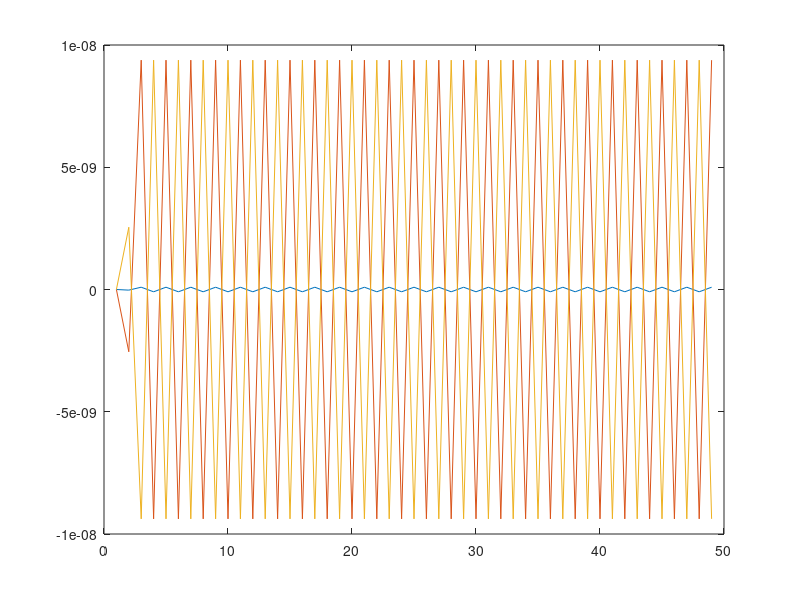
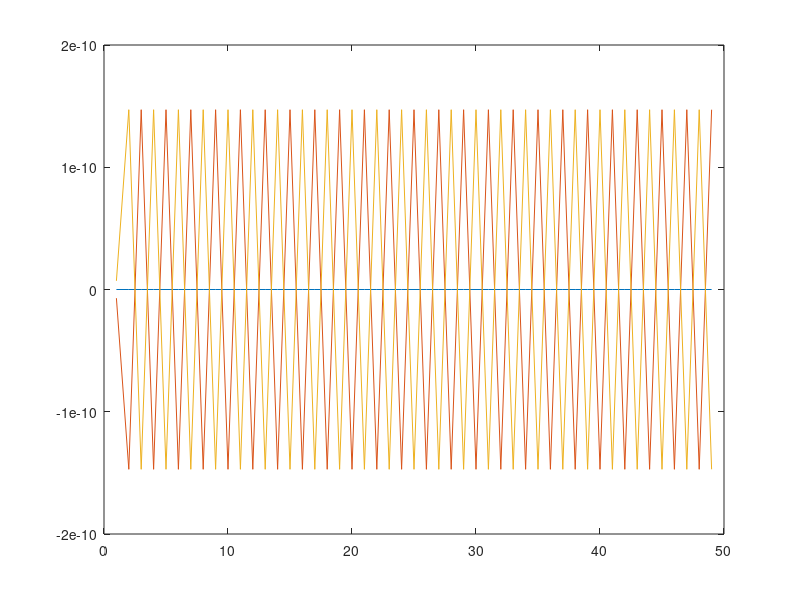

Reproduce these figures in MATLAB, in order.
% Vgg = 0.1;
% Vdd = 0;
X = [0, 0, 0, 0, 0, 0
	0, 0.1, -2.54646e-11, 0, -2.54646e-09, 2.54646e-09
	0, 0.1, 9.38044e-11, 0, 9.38044e-09, -9.38044e-09
	0, 0.1, -9.38044e-11, 0, -9.38044e-09, 9.38044e-09
	0, 0.1, 9.38044e-11, 0, 9.38044e-09, -9.38044e-09
	0, 0.1, -9.38044e-11, 0, -9.38044e-09, 9.38044e-09
	0, 0.1, 9.38044e-11, 0, 9.38044e-09, -9.38044e-09
	0, 0.1, -9.38044e-11, 0, -9.38044e-09, 9.38044e-09
	0, 0.1, 9.38044e-11, 0, 9.38044e-09, -9.38044e-09
	0, 0.1, -9.38044e-11, 0, -9.38044e-09, 9.38044e-09
	0, 0.1, 9.38044e-11, 0, 9.38044e-09, -9.38044e-09
	0, 0.1, -9.38044e-11, 0, -9.38044e-09, 9.38044e-09
	0, 0.1, 9.38044e-11, 0, 9.38044e-09, -9.38044e-09
	0, 0.1, -9.38044e-11, 0, -9.38044e-09, 9.38044e-09
	0, 0.1, 9.38044e-11, 0, 9.38044e-09, -9.38044e-09
	0, 0.1, -9.38044e-11, 0, -9.38044e-09, 9.38044e-09
	0, 0.1, 9.38044e-11, 0, 9.38044e-09, -9.38044e-09
	0, 0.1, -9.38044e-11, 0, -9.38044e-09, 9.38044e-09
	0, 0.1, 9.38044e-11, 0, 9.38044e-09, -9.38044e-09
	0, 0.1, -9.38044e-11, 0, -9.38044e-09, 9.38044e-09
	0, 0.1, 9.38044e-11, 0, 9.38044e-09, -9.38044e-09
	0, 0.1, -9.38044e-11, 0, -9.38044e-09, 9.38044e-09
	0, 0.1, 9.38044e-11, 0, 9.38044e-09, -9.38044e-09
	0, 0.1, -9.38044e-11, 0, -9.38044e-09, 9.38044e-09
	0, 0.1, 9.38044e-11, 0, 9.38044e-09, -9.38044e-09
	0, 0.1, -9.38044e-11, 0, -9.38044e-09, 9.38044e-09
	0, 0.1, 9.38044e-11, 0, 9.38044e-09, -9.38044e-09
	0, 0.1, -9.38044e-11, 0, -9.38044e-09, 9.38044e-09
	0, 0.1, 9.38044e-11, 0, 9.38044e-09, -9.38044e-09
	0, 0.1, -9.38044e-11, 0, -9.38044e-09, 9.38044e-09
	0, 0.1, 9.38044e-11, 0, 9.38044e-09, -9.38044e-09
	0, 0.1, -9.38044e-11, 0, -9.38044e-09, 9.38044e-09
	0, 0.1, 9.38044e-11, 0, 9.38044e-09, -9.38044e-09
	0, 0.1, -9.38044e-11, 0, -9.38044e-09, 9.38044e-09
	0, 0.1, 9.38044e-11, 0, 9.38044e-09, -9.38044e-09
	0, 0.1, -9.38044e-11, 0, -9.38044e-09, 9.38044e-09
	0, 0.1, 9.38044e-11, 0, 9.38044e-09, -9.38044e-09
	0, 0.1, -9.38044e-11, 0, -9.38044e-09, 9.38044e-09
	0, 0.1, 9.38044e-11, 0, 9.38044e-09, -9.38044e-09
	0, 0.1, -9.38044e-11, 0, -9.38044e-09, 9.38044e-09
	0, 0.1, 9.38044e-11, 0, 9.38044e-09, -9.38044e-09
	0, 0.1, -9.38044e-11, 0, -9.38044e-09, 9.38044e-09
	0, 0.1, 9.38044e-11, 0, 9.38044e-09, -9.38044e-09
	0, 0.1, -9.38044e-11, 0, -9.38044e-09, 9.38044e-09
	0, 0.1, 9.38044e-11, 0, 9.38044e-09, -9.38044e-09
	0, 0.1, -9.38044e-11, 0, -9.38044e-09, 9.38044e-09
	0, 0.1, 9.38044e-11, 0, 9.38044e-09, -9.38044e-09
	0, 0.1, -9.38044e-11, 0, -9.38044e-09, 9.38044e-09
	0, 0.1, 9.38044e-11, 0, 9.38044e-09, -9.38044e-09];

X356 = X(:, [3,5,6]);


RHS = [0, 0, 0, 0.1, -7.08936e-12, 7.08936e-12
	0, 0, 0, 0.1, -1.47072e-10, 1.47072e-10
	0, 0, 0, 0.1, 1.47072e-10, -1.47072e-10
	0, 0, 0, 0.1, -1.47072e-10, 1.47072e-10
	-1.29247e-26, 0, 0, 0.1, 1.47072e-10, -1.47072e-10
	1.29247e-26, 0, 0, 0.1, -1.47072e-10, 1.47072e-10
	-1.29247e-26, 0, 0, 0.1, 1.47072e-10, -1.47072e-10
	1.29247e-26, 0, 0, 0.1, -1.47072e-10, 1.47072e-10
	-1.29247e-26, 0, 0, 0.1, 1.47072e-10, -1.47072e-10
	1.29247e-26, 0, 0, 0.1, -1.47072e-10, 1.47072e-10
	-1.29247e-26, 0, 0, 0.1, 1.47072e-10, -1.47072e-10
	1.29247e-26, 0, 0, 0.1, -1.47072e-10, 1.47072e-10
	-1.29247e-26, 0, 0, 0.1, 1.47072e-10, -1.47072e-10
	1.29247e-26, 0, 0, 0.1, -1.47072e-10, 1.47072e-10
	-1.29247e-26, 0, 0, 0.1, 1.47072e-10, -1.47072e-10
	1.29247e-26, 0, 0, 0.1, -1.47072e-10, 1.47072e-10
	-1.29247e-26, 0, 0, 0.1, 1.47072e-10, -1.47072e-10
	1.29247e-26, 0, 0, 0.1, -1.47072e-10, 1.47072e-10
	-1.29247e-26, 0, 0, 0.1, 1.47072e-10, -1.47072e-10
	1.29247e-26, 0, 0, 0.1, -1.47072e-10, 1.47072e-10
	-1.29247e-26, 0, 0, 0.1, 1.47072e-10, -1.47072e-10
	1.29247e-26, 0, 0, 0.1, -1.47072e-10, 1.47072e-10
	-1.29247e-26, 0, 0, 0.1, 1.47072e-10, -1.47072e-10
	1.29247e-26, 0, 0, 0.1, -1.47072e-10, 1.47072e-10
	-1.29247e-26, 0, 0, 0.1, 1.47072e-10, -1.47072e-10
	1.29247e-26, 0, 0, 0.1, -1.47072e-10, 1.47072e-10
	-1.29247e-26, 0, 0, 0.1, 1.47072e-10, -1.47072e-10
	1.29247e-26, 0, 0, 0.1, -1.47072e-10, 1.47072e-10
	-1.29247e-26, 0, 0, 0.1, 1.47072e-10, -1.47072e-10
	1.29247e-26, 0, 0, 0.1, -1.47072e-10, 1.47072e-10
	-1.29247e-26, 0, 0, 0.1, 1.47072e-10, -1.47072e-10
	1.29247e-26, 0, 0, 0.1, -1.47072e-10, 1.47072e-10
	-1.29247e-26, 0, 0, 0.1, 1.47072e-10, -1.47072e-10
	1.29247e-26, 0, 0, 0.1, -1.47072e-10, 1.47072e-10
	-1.29247e-26, 0, 0, 0.1, 1.47072e-10, -1.47072e-10
	1.29247e-26, 0, 0, 0.1, -1.47072e-10, 1.47072e-10
	-1.29247e-26, 0, 0, 0.1, 1.47072e-10, -1.47072e-10
	1.29247e-26, 0, 0, 0.1, -1.47072e-10, 1.47072e-10
	-1.29247e-26, 0, 0, 0.1, 1.47072e-10, -1.47072e-10
	1.29247e-26, 0, 0, 0.1, -1.47072e-10, 1.47072e-10
	-1.29247e-26, 0, 0, 0.1, 1.47072e-10, -1.47072e-10
	1.29247e-26, 0, 0, 0.1, -1.47072e-10, 1.47072e-10
	-1.29247e-26, 0, 0, 0.1, 1.47072e-10, -1.47072e-10
	1.29247e-26, 0, 0, 0.1, -1.47072e-10, 1.47072e-10
	-1.29247e-26, 0, 0, 0.1, 1.47072e-10, -1.47072e-10
	1.29247e-26, 0, 0, 0.1, -1.47072e-10, 1.47072e-10
	-1.29247e-26, 0, 0, 0.1, 1.47072e-10, -1.47072e-10
	1.29247e-26, 0, 0, 0.1, -1.47072e-10, 1.47072e-10
	-1.29247e-26, 0, 0, 0.1, 1.47072e-10, -1.47072e-10];

F = [0, 0, 0, -0.1, 7.08936e-12, -7.08936e-12
	0, 0, 0, 0, -1.19269e-10, 1.19269e-10
	0, 0, 0, 0, 1.87609e-10, -1.87609e-10
	0, 0, 0, 0, -1.87609e-10, 1.87609e-10
	1.29247e-26, 0, 0, 0, 1.87609e-10, -1.87609e-10
	-2.58494e-26, 0, 0, 0, -1.87609e-10, 1.87609e-10
	2.58494e-26, 0, 0, 0, 1.87609e-10, -1.87609e-10
	-2.58494e-26, 0, 0, 0, -1.87609e-10, 1.87609e-10
	2.58494e-26, 0, 0, 0, 1.87609e-10, -1.87609e-10
	-2.58494e-26, 0, 0, 0, -1.87609e-10, 1.87609e-10
	2.58494e-26, 0, 0, 0, 1.87609e-10, -1.87609e-10
	-2.58494e-26, 0, 0, 0, -1.87609e-10, 1.87609e-10
	2.58494e-26, 0, 0, 0, 1.87609e-10, -1.87609e-10
	-2.58494e-26, 0, 0, 0, -1.87609e-10, 1.87609e-10
	2.58494e-26, 0, 0, 0, 1.87609e-10, -1.87609e-10
	-2.58494e-26, 0, 0, 0, -1.87609e-10, 1.87609e-10
	2.58494e-26, 0, 0, 0, 1.87609e-10, -1.87609e-10
	-2.58494e-26, 0, 0, 0, -1.87609e-10, 1.87609e-10
	2.58494e-26, 0, 0, 0, 1.87609e-10, -1.87609e-10
	-2.58494e-26, 0, 0, 0, -1.87609e-10, 1.87609e-10
	2.58494e-26, 0, 0, 0, 1.87609e-10, -1.87609e-10
	-2.58494e-26, 0, 0, 0, -1.87609e-10, 1.87609e-10
	2.58494e-26, 0, 0, 0, 1.87609e-10, -1.87609e-10
	-2.58494e-26, 0, 0, 0, -1.87609e-10, 1.87609e-10
	2.58494e-26, 0, 0, 0, 1.87609e-10, -1.87609e-10
	-2.58494e-26, 0, 0, 0, -1.87609e-10, 1.87609e-10
	2.58494e-26, 0, 0, 0, 1.87609e-10, -1.87609e-10
	-2.58494e-26, 0, 0, 0, -1.87609e-10, 1.87609e-10
	2.58494e-26, 0, 0, 0, 1.87609e-10, -1.87609e-10
	-2.58494e-26, 0, 0, 0, -1.87609e-10, 1.87609e-10
	2.58494e-26, 0, 0, 0, 1.87609e-10, -1.87609e-10
	-2.58494e-26, 0, 0, 0, -1.87609e-10, 1.87609e-10
	2.58494e-26, 0, 0, 0, 1.87609e-10, -1.87609e-10
	-2.58494e-26, 0, 0, 0, -1.87609e-10, 1.87609e-10
	2.58494e-26, 0, 0, 0, 1.87609e-10, -1.87609e-10
	-2.58494e-26, 0, 0, 0, -1.87609e-10, 1.87609e-10
	2.58494e-26, 0, 0, 0, 1.87609e-10, -1.87609e-10
	-2.58494e-26, 0, 0, 0, -1.87609e-10, 1.87609e-10
	2.58494e-26, 0, 0, 0, 1.87609e-10, -1.87609e-10
	-2.58494e-26, 0, 0, 0, -1.87609e-10, 1.87609e-10
	2.58494e-26, 0, 0, 0, 1.87609e-10, -1.87609e-10
	-2.58494e-26, 0, 0, 0, -1.87609e-10, 1.87609e-10
	2.58494e-26, 0, 0, 0, 1.87609e-10, -1.87609e-10
	-2.58494e-26, 0, 0, 0, -1.87609e-10, 1.87609e-10
	2.58494e-26, 0, 0, 0, 1.87609e-10, -1.87609e-10
	-2.58494e-26, 0, 0, 0, -1.87609e-10, 1.87609e-10
	2.58494e-26, 0, 0, 0, 1.87609e-10, -1.87609e-10
	-2.58494e-26, 0, 0, 0, -1.87609e-10, 1.87609e-10
	2.58494e-26, 0, 0, 0, 1.87609e-10, -1.87609e-10];


%{
dfx =
    0.0100         0    1.0000         0   -0.0100         0
         0         0         0    1.0000         0         0
    1.0000         0         0         0         0         0
         0    1.0000         0         0         0         0
   -0.0100   -0.0000         0         0    0.0100    0.0000
   -0.0000    0.0000         0         0   -0.0000    0.0100
dfx =
    0.0100         0    1.0000         0   -0.0100         0
         0         0         0    1.0000         0         0
    1.0000         0         0         0         0         0
         0    1.0000         0         0         0         0
   -0.0100    0.0000         0         0    0.0100   -0.0000
         0   -0.0000         0         0    0.0000    0.0100
%}


%plot3(X356(:,1), X356(:,2), X356(:,3));

figure;
plot(1:size(X356, 1), X356);
figure;
plot(1:size(RHS, 1), RHS(:, [1,5,6]));
